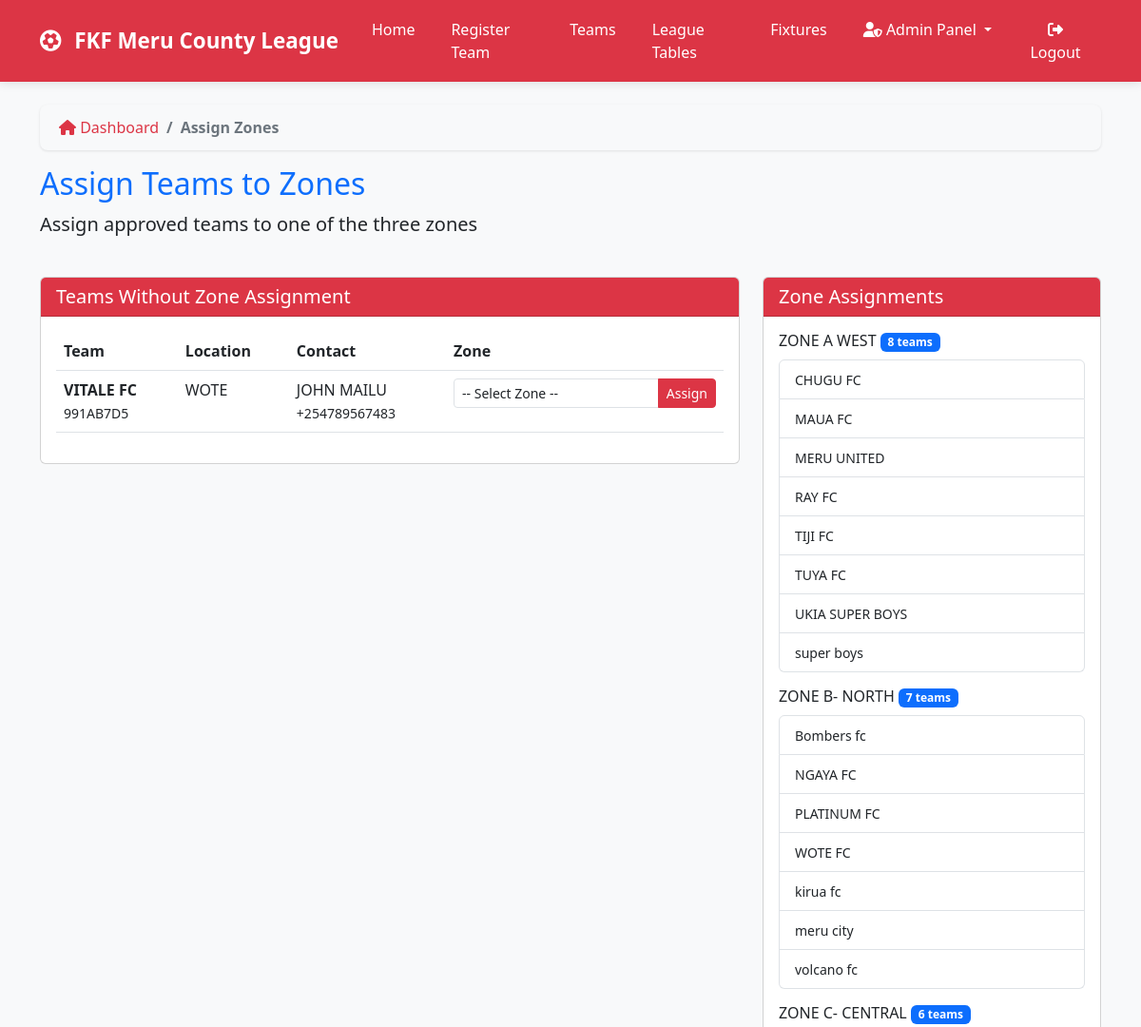
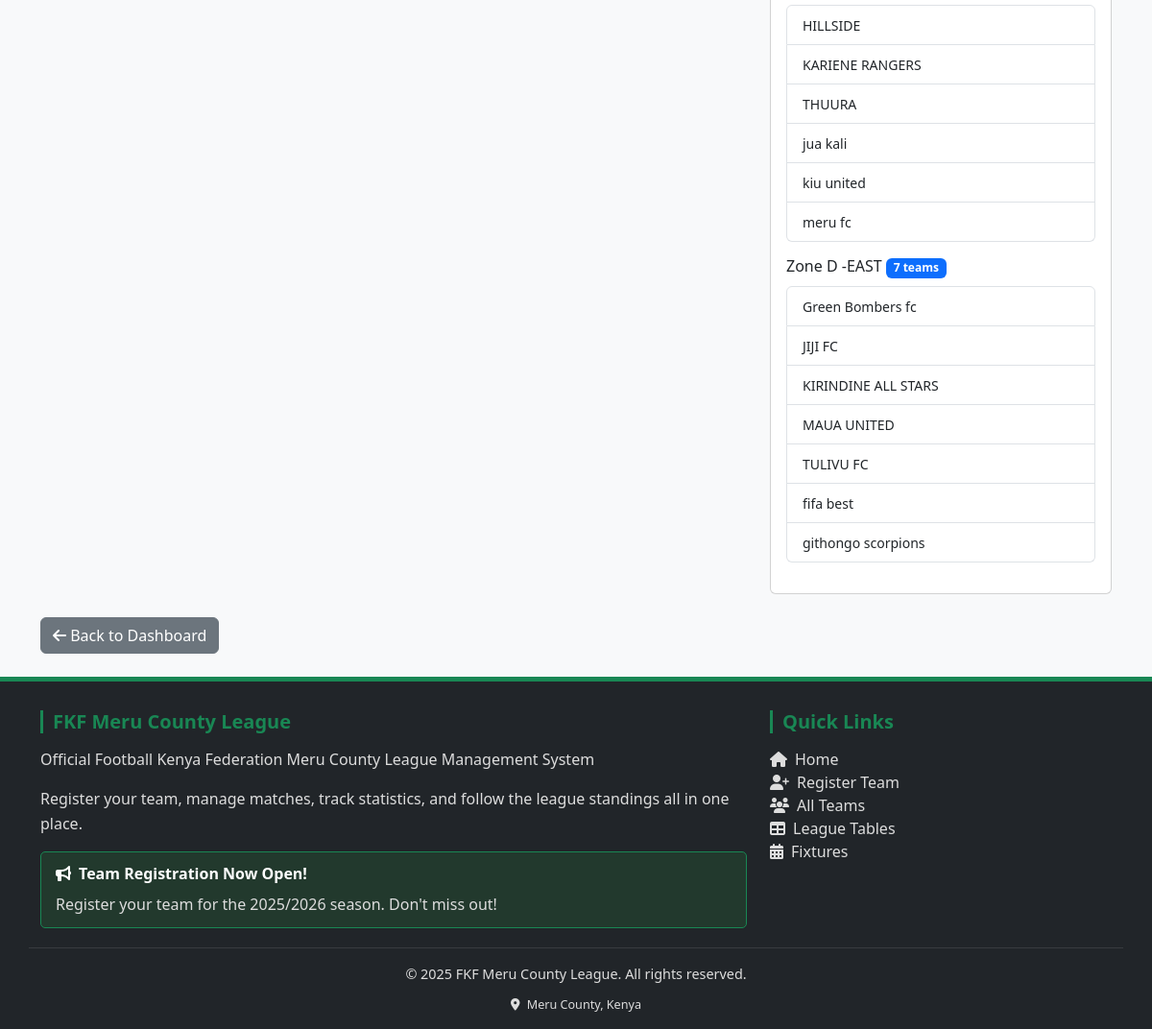
Screenshot of /admin-dashboard/assign-zones/ (signed in) with the database file from the repository (2 pictures, top to bottom).
### teams/models.py (models this page shows, shortened)
class Team(models.Model):
    STATUS_CHOICES = [
        ('pending', 'Pending'),
        ('approved', 'Approved'),
        ('rejected', 'Rejected'),
        ('suspended', 'Suspended'),
    ]
    team_name = models.CharField(max_length=200, unique=True)
    team_code = models.CharField(max_length=20, unique=True, blank=True)
    logo = models.ImageField(upload_to='team_logos/', blank=True, null=True)
    location = models.CharField(max_length=200)
    home_ground = models.CharField(max_length=200)
    map_location = models.URLField(blank=True)
    latitude = models.DecimalField(max_digits=9, decimal_places=6, blank=True, null=True)
    longitude = models.DecimalField(max_digits=9, decimal_places=6, blank=True, null=True)
    contact_person = models.CharField(max_length=100)
    phone_number = models.CharField(
        max_length=13,
        unique=True,
        validators=[validate_kenya_phone],
        help_text="Must be +254 followed by 9 digits (e.g., +254712345678)"
    )
    email = models.EmailField(blank=True, unique=True)
    zone = models.ForeignKey(Zone, on_delete=models.SET_NULL, null=True, blank=True)
    status = models.CharField(max_length=20, choices=STATUS_CHOICES, default='pending')
    manager = models.ForeignKey(
        settings.AUTH_USER_MODEL,
        on_delete=models.SET_NULL,
        null=True,
        blank=True,
        related_name='managed_teams'
    )
    payment_status = models.BooleanField(default=False)
    payment_date = models.DateField(blank=True, null=True)
    home_jersey_color = models.CharField(max_length=50, blank=True, default='#dc3545')
    home_shorts_color = models.CharField(max_length=50, blank=True, default='#ffffff')
    home_socks_color = models.CharField(max_length=50, blank=True, default='#dc3545')
    away_jersey_color = models.CharField(max_length=50, blank=True, default='#ffffff')
    away_shorts_color = models.CharField(max_length=50, blank=True, default='#dc3545')
    away_socks_color = models.CharField(max_length=50, blank=True, default='#ffffff')
    third_jersey_color = models.CharField(max_length=50, blank=True)
    third_shorts_color = models.CharField(max_length=50, blank=True)
    third_socks_color = models.CharField(max_length=50, blank=True)
    gk_home_jersey_color = models.CharField(max_length=50, blank=True, default='#28a745')
    gk_home_shorts_color = models.CharField(max_length=50, blank=True, default='#28a745')
    gk_home_socks_color = models.CharField(max_length=50, blank=True, default='#28a745')
    gk_away_jersey_color = models.CharField(max_length=50, blank=True, default='#ffc107')
    gk_away_shorts_color = models.CharField(max_length=50, blank=True, default='#ffc107')
    gk_away_socks_color = models.CharField(max_length=50, blank=True, default='#ffc107')
    gk_third_jersey_color = models.CharField(max_length=50, blank=True)
    gk_third_shorts_color = models.CharField(max_length=50, blank=True)
    gk_third_socks_color = models.CharField(max_length=50, blank=True)
    kit_colors_set = models.BooleanField(default=False)
    kit_setup_prompt_shown = models.BooleanField(default=False)
    home_kit_image = models.ImageField(upload_to='kit_images/', blank=True, null=True,
                                      help_text="Upload home kit design/image")
    away_kit_image = models.ImageField(upload_to='kit_images/', blank=True, null=True,
                                      help_text="Upload away kit design/image")
    third_kit_image = models.ImageField(upload_to='kit_images/', blank=True, null=True,
                                       help_text="Upload third kit design/image")
    gk_home_kit_image = models.ImageField(upload_to='kit_images/', blank=True, null=True,
                                         help_text="Upload GK home kit design/image")
    gk_away_kit_image = models.ImageField(upload_to='kit_images/', blank=True, null=True,
                                         help_text="Upload GK away kit design/image")
    gk_third_kit_image = models.ImageField(upload_to='kit_images/', blank=True, null=True,
                                          help_text="Upload GK third kit design/image")
    registration_date = models.DateTimeField(auto_now_add=True)
    class Meta:
        ordering = ['team_name']

class Zone(models.Model):
    name = models.CharField(max_length=100)
    description = models.TextField(blank=True)
    created_at = models.DateTimeField(auto_now_add=True)
    fixtures_generated = models.BooleanField(default=False)
    fixture_generation_date = models.DateTimeField(null=True, blank=True)
    season_start_date = models.DateField(null=True, blank=True)
    match_day_of_week = models.IntegerField(default=6, choices=[(6, 'Saturday'), (0, 'Sunday')])
    class Meta:
        ordering = ['name']

### admin_dashboard/views.py (the view, shortened to what this page needs)
# urls.py: path('assign-zones/', views.assign_zones, name='assign_zones'),
@login_required
@user_passes_test(admin_required)
def assign_zones(request):
    teams = Team.objects.filter(
        status='approved',
        zone__isnull=True
    ).order_by('team_name')
    zones = Zone.objects.all()
    zone_assignments = {}
    for zone in zones:
        zone_assignments[zone] = Team.objects.filter(zone=zone, status='approved')
    return render(request, 'admin_dashboard/assign_zones.html', {
        'teams': teams,
        'zones': zones,
        'zone_assignments': zone_assignments
    })

### admin_dashboard/views.py (called while the page is built)
def admin_required(user):
    return user.is_staff or user.groups.filter(name='League Admin').exists()

### templates/admin_dashboard/assign_zones.html (shortened to what this page needs)
{% extends 'base.html' %}
{% load static %}
{% block content %}
<nav aria-label="breadcrumb" class="mb-3">
    <ol class="breadcrumb">
        <li class="breadcrumb-item"><a href="{% url 'dashboard' %}"><i class="fas fa-home"></i> Dashboard</a></li>
        <li class="breadcrumb-item active" aria-current="page">Assign Zones</li>
    </ol>
</nav>
<div class="row mb-4">
    <div class="col-12">
        <h2 class="text-primary">Assign Teams to Zones</h2>
        <p class="lead">Assign approved teams to one of the three zones</p>
    </div>
</div>
<div class="row">
    <div class="col-md-8">
        <div class="card mb-4">
            <div class="card-header card-header-custom">
                <h5 class="mb-0">Teams Without Zone Assignment</h5>
            </div>
            <div class="card-body">
                {% if teams %}
                <div class="table-responsive">
                    <table class="table table-hover">
                        <thead>
                            <tr>
                                <th>Team</th>
                                <th>Location</th>
                                <th>Contact</th>
                                <th>Zone</th>
                            </tr>
                        </thead>
                        <tbody>
                            {% for team in teams %}
                            <tr>
                                <td>
                                    <div class="d-flex align-items-center">
                                        <div>
                                            <strong>{{ team.team_name }}</strong><br>
                                            <small>{{ team.team_code }}</small>
                                        </div>
                                    </div>
                                </td>
                                <td>{{ team.location }}</td>
                                <td>{{ team.contact_person }}<br><small>{{ team.phone_number }}</small></td>
                                <td>
                                    <form method="POST" class="d-inline">
                                        <div class="input-group">
                                            <select name="zone_id" class="form-control form-control-sm">
                                                <option value="">-- Select Zone --</option>
                                            </select>
                                            <button type="submit" class="btn btn-sm btn-primary-custom">
                                                Assign
                                            </button>
                                        </div>
                                    </form>
                                </td>
                            </tr>
                            {% endfor %}
                        </tbody>
                    </table>
                </div>
                {% else %}
                <div class="text-center py-4">
                    <i class="fas fa-check-circle fa-3x text-success mb-3"></i>
                    <h5>All Teams Assigned</h5>
                    <p class="text-muted">All approved teams have been assigned to zones.</p>
                </div>
                {% endif %}
            </div>
        </div>
    </div>
    <div class="col-md-4">
        <div class="card">
            <div class="card-header card-header-custom">
                <h5 class="mb-0">Zone Assignments</h5>
            </div>
            <div class="card-body">
                {% for zone, teams in zone_assignments.items %}
                <div class="mb-3">
                    <h6>{{ zone.name }} <span class="badge bg-primary">{{ teams|length }} teams</span></h6>
                    {% if teams %}
                    <div class="list-group">
                        {% for team in teams %}
                        <div class="list-group-item py-2">
                            <small>{{ team.team_name }}</small>
                        </div>
                        {% endfor %}
                    </div>
                    {% else %}
                    <p class="text-muted">No teams assigned</p>
                    {% endif %}
                </div>
                {% endfor %}
            </div>
        </div>
    </div>
</div>
<div class="mt-4">
    <a href="{% url 'dashboard' %}" class="btn btn-secondary">
        <i class="fas fa-arrow-left"></i> Back to Dashboard
    </a>
</div>
{% endblock %}

### static/css/app.css (style rules this page uses)
:root { --fkf-primary: #dc3545; --fkf-accent: #198754; }
body { -webkit-font-smoothing: antialiased; -moz-osx-font-smoothing: grayscale; }

### templates/base.html (style rules this page uses)
:root { --primary-red: #DC3545; --primary-green: #198754; --primary-white: #FFFFFF; --primary-black: #212529; --hover-green: #28a745; }
body { font-family: 'Segoe UI', Tahoma, Geneva, Verdana, sans-serif; background-color: #f8f9fa; display: flex; flex-direction: column; min-height: 100vh; margin: 0; padding: 0; }
.breadcrumb { background-color: #f8f9fa; padding: 12px 20px; border-radius: 8px; box-shadow: 0 1px 3px rgba(0, 0, 0, 0.1); }
.breadcrumb-item a { color: var(--primary-red); text-decoration: none; font-weight: 500; transition: color 0.3s ease; }
.breadcrumb-item.active { color: #6c757d; font-weight: 600; }
.breadcrumb-item + .breadcrumb-item::before { color: #6c757d; }
.btn-primary-custom { background-color: var(--primary-red); border-color: var(--primary-red); color: white; }
.card-header-custom { background-color: var(--primary-red); color: white; }

### rows the page displays
Team: team_name "VITALE FC", team_code "991AB7D5", location "WOTE", contact_person "JOHN MAILU", phone_number "+254789567483"
Zone: name "ZONE A WEST", teams "8"
Team: team_name "CHUGU FC"
Team: team_name "MAUA FC"
Team: team_name "MERU UNITED"
Team: team_name "RAY FC"
Team: team_name "TIJI FC"
Team: team_name "TUYA FC"
Team: team_name "UKIA SUPER BOYS"
Team: team_name "super boys"
Zone: name "ZONE B- NORTH", teams "7"
Team: team_name "Bombers fc"
Team: team_name "NGAYA FC"
Team: team_name "PLATINUM FC"
Team: team_name "WOTE FC"
Team: team_name "kirua fc"
Team: team_name "meru city"
Team: team_name "volcano fc"
Zone: name "ZONE C- CENTRAL", teams "6"
Team: team_name "HILLSIDE"
Team: team_name "KARIENE RANGERS"
Team: team_name "THUURA"
Team: team_name "jua kali"
Team: team_name "kiu united"
Team: team_name "meru fc"
Zone: name "Zone D -EAST", teams "7"
Team: team_name "Green Bombers fc"
Team: team_name "JIJI FC"
Team: team_name "KIRINDINE ALL STARS"
Team: team_name "MAUA UNITED"
Team: team_name "TULIVU FC"
Team: team_name "fifa best"
Team: team_name "githongo scorpions"
